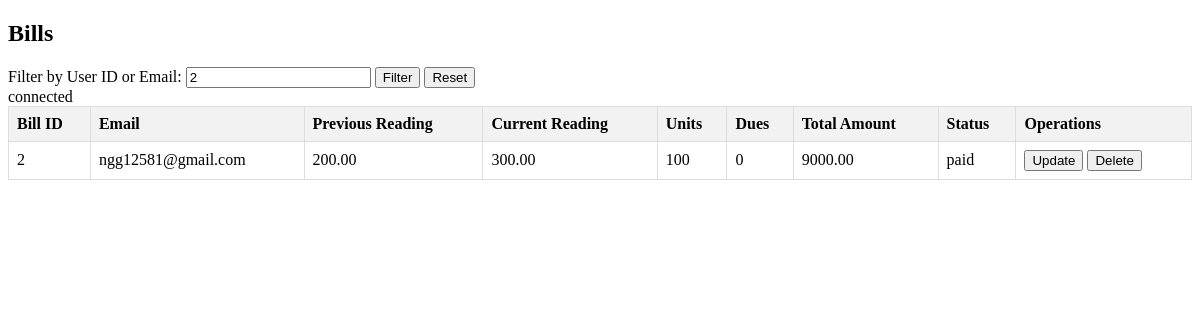
The page /users/admin/Includes/billsViewAdmin.php?user_filter=2 (signed in) on the database its author committed.
### tables this page shows
CREATE TABLE `bill` (
  `bill_id` int(11) NOT NULL,
  `user_id` int(11) DEFAULT NULL,
  `reading_id` int(11) DEFAULT NULL,
  `tariff_id` int(11) DEFAULT NULL,
  `units` int(11) NOT NULL,
  `dues` int(11) NOT NULL DEFAULT 0,
  `total_amount` decimal(10,2) DEFAULT NULL,
  `payment_status` enum('paid','unpaid') DEFAULT 'unpaid'
);

CREATE TABLE `user` (
  `user_id` int(11) NOT NULL,
  `admin_id` int(11) DEFAULT NULL,
  `username` varchar(255) DEFAULT NULL,
  `password` varchar(255) DEFAULT NULL,
  `email` varchar(255) DEFAULT NULL,
  `phone_number` varchar(20) DEFAULT NULL,
  `address` varchar(255) DEFAULT NULL,
  `otp` int(11) DEFAULT NULL,
  `contact_num` varchar(20) DEFAULT NULL
);

CREATE TABLE `meter_reading` (
  `reading_id` int(11) NOT NULL,
  `user_id` int(11) DEFAULT NULL,
  `previous_reading_date` date DEFAULT NULL,
  `previous_reading_value` decimal(10,2) DEFAULT NULL,
  `current_reading_date` date DEFAULT NULL,
  `current_reading_value` decimal(10,2) DEFAULT NULL
);

### users/admin/Includes/billsViewAdmin.php (the view, shortened to what this page needs)
<!DOCTYPE html>
<html lang="en">
<head>
    <link rel="stylesheet" href="../../../assets/style.css">
</head>
<body>
<h2>Bills</h2>
<form method="GET" id="filterForm">
    <label for="user_filter">Filter by User ID or Email:</label>
    <input type="text" id="user_filter" name="user_filter" value="<?php echo isset($_GET['user_filter']) ? $_GET['user_filter'] : ''; ?>">
    <button type="submit">Filter</button>
    <button type="button" onclick="resetFilter()">Reset</button>
</form>
<?php
require_once('../../../connection/config.php');
$filter = isset($_GET['user_filter']) ? $_GET['user_filter'] : '';
$sql = "SELECT b.bill_id, b.user_id,b.units,b.dues,b.total_amount, b.payment_status, u.email,
               r.previous_reading_value, r.previous_reading_date,
               r.current_reading_value, r.current_reading_date
        FROM bill b
        INNER JOIN user u ON b.user_id = u.user_id
        LEFT JOIN meter_reading r ON b.reading_id = r.reading_id";
if (!empty($filter)) {
    $sql .= " WHERE b.user_id = '$filter' OR u.email = '$filter'";
}
$result = $con->query($sql);
if ($result->num_rows > 0) {
    ?>
    <table>
        <thead>
            <tr>
            <th>Bill ID</th>
            <th>Email</th>
                <th>Previous Reading</th>
                <th>Current Reading</th>
                <th>Units</th>
                <th>Dues</th>
                <th>Total Amount</th>
                <th>Status</th>
                <th>Operations</th>
            </tr>
        </thead>
        <tbody>
            <?php while($row = $result->fetch_assoc()): ?>
                <tr>
                    <td><?= $row['bill_id'] ?></td>
                    <td><?= $row['email'] ?></td>
                    <td><?= $row['previous_reading_value'] ?></td>
                    <td><?= $row['current_reading_value'] ?></td>
                    <td><?= $row['units'] ?></td>
                    <td><?= $row['dues'] ?></td>
                    <td><?= $row['total_amount'] ?></td>
                    <td><?= $row['payment_status'] ?></td>
                    <td>
            <form action="update_bill.php" method="post" style="display: inline;">
                <button type="submit">Update</button>
            </form>
            <form action="delete_bill.php" method="post" style="display: inline;">
                <button type="submit">Delete</button>
            </form>
        </td>
                </tr>
            <?php endwhile; ?>
        </tbody>
    </table>
    <?php
} else {
    echo '<script>';
    echo 'alert("User id does not exist!");';
    echo 'window.location.href="billsViewAdmin.php";';
    echo '</script>';
}
?>
</body>
</html>

### assets/style.css (style rules this page uses)
table { border-collapse: collapse; width: 100%; }
th, td { border: 1px solid #dddddd; text-align: left; padding: 8px; }
th { background-color: #f2f2f2; }

### rows shown on the page
bill: bill_id "2", user.email "ngg12581@gmail.com", reading.previous_reading_value "200.00", reading.current_reading_value "300.00", units "100", dues "0", total_amount "9000.00", payment_status "paid"
